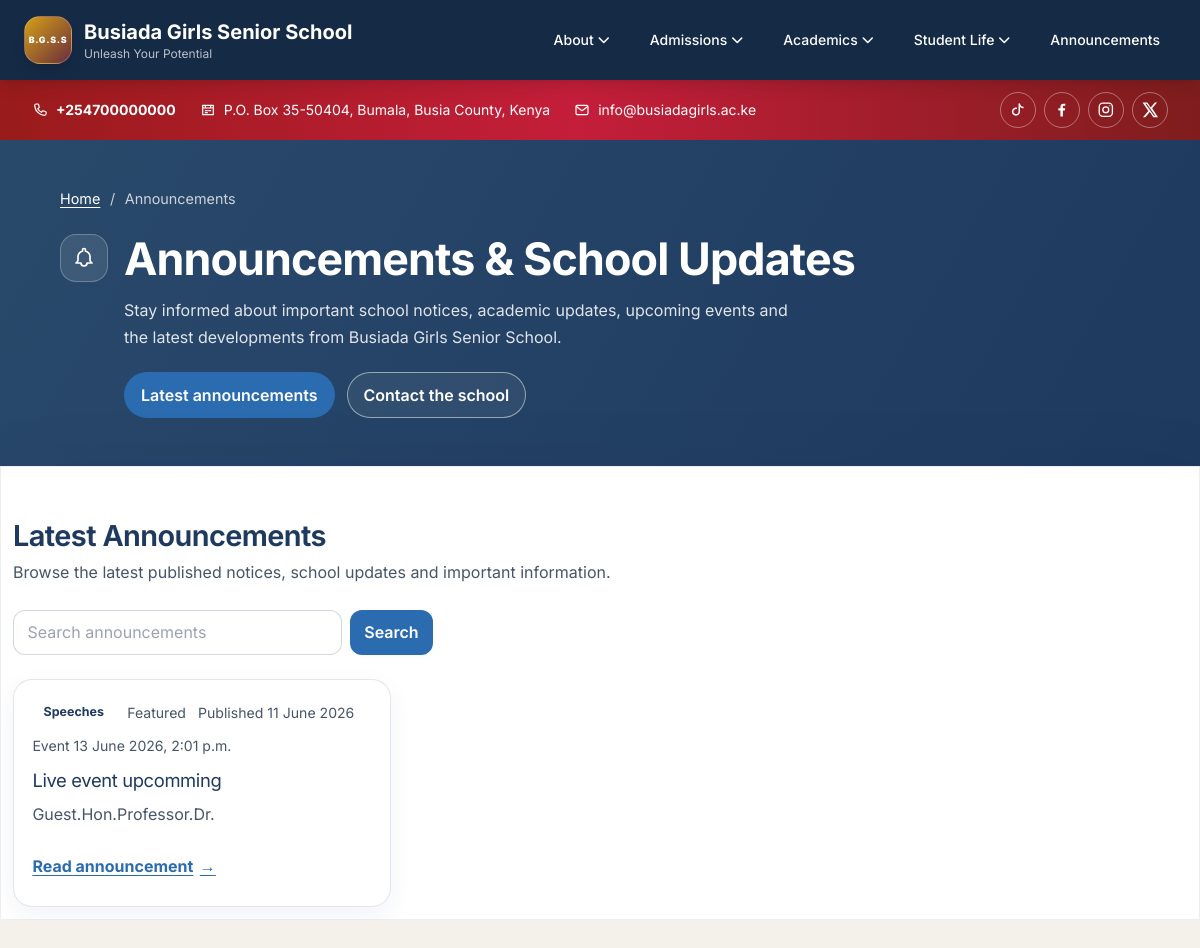
Page /announcements/ on the committed database.
### boarding/models.py (models this page shows, shortened)
class SiteSettings(models.Model):
    site_name = models.CharField(max_length=200, default='Busiada Girls Senior School')
    tagline = models.CharField(max_length=255, blank=True, default='Unleash Your Potential')
    phone_number = models.CharField(
        max_length=30,
        blank=True,
        default='+254700000000',
        help_text='School phone number shown in the red contact ribbon. Include the country code for click-to-call.',
    )
    logo = models.ImageField(
        upload_to='branding/',
        blank=True,
        null=True,
        validators=[validate_logo_file_size],
        help_text='Upload a square logo (PNG/SVG) max 2MB into media/branding/'
    )
    principal_name = models.CharField(max_length=200, blank=True, default='Principal Name', help_text='Full name of the principal')
    principal_title = models.CharField(max_length=100, blank=True, default='Principal', help_text='Principal title or position')
    principal_message = models.TextField(blank=True, default='', help_text='Rich text content for the principal message section')
    principal_image = models.ImageField(
        upload_to='principals/',
        blank=True,
        null=True,
        validators=[validate_image_file_size],
        help_text='Upload a principal portrait image (max 5MB, recommended 600x800 px)'
    )
    class Meta:
        verbose_name = 'Site settings'
        verbose_name_plural = 'Site settings'

class Announcement(models.Model):
    title = models.CharField(max_length=200)
    subtitle = models.CharField(max_length=255, blank=True)
    category = models.CharField(max_length=100, blank=True, default='General')
    content = models.TextField()
    image = models.ImageField(
        upload_to='announcements/',
        blank=True,
        null=True,
        validators=[validate_image_file_size]
    )
    date = models.DateField(auto_now_add=True)
    event_date = models.DateTimeField(blank=True, null=True, help_text='Optional countdown date for events')
    is_live_event = models.BooleanField(default=False)
    event_start = models.DateTimeField(blank=True, null=True, help_text='Start time for live events')
    event_end = models.DateTimeField(blank=True, null=True, help_text='End time for live events')
    event_location = models.CharField(max_length=255, blank=True, help_text='Optional location for the event')
    event_link = models.URLField(blank=True, help_text='Optional live event or registration link')
    video_url = models.URLField(blank=True, help_text='Optional video or livestream URL')
    document_link = models.URLField(blank=True, help_text='Optional external document link')
    document_label = models.CharField(max_length=200, blank=True, help_text='Optional label for the document link')
    is_active = models.BooleanField(default=True)
    is_featured = models.BooleanField(default=False)
    is_important = models.BooleanField(default=False)
    cta_text = models.CharField(max_length=80, blank=True, help_text='Optional CTA label')
    cta_link = models.URLField(blank=True, help_text='Optional CTA link')
    class Meta:
        ordering = ['-date']

### boarding/views.py (the view, shortened to what this page needs)
# urls.py: path('announcements/', views.announcements, name='announcements'),
def announcements(request):
    published_announcements = (
        Announcement.objects.filter(is_active=True)
        .annotate(trimmed_content=Trim('content'))
        .exclude(trimmed_content='')
        .order_by('-date', '-pk')
    )
    category_names = {}
    for value in published_announcements.order_by().values_list('category', flat=True).distinct():
        name = value.strip() or 'General'
        category_names.setdefault(name.casefold(), name)
    categories = sorted(category_names.values(), key=str.casefold)
    featured_announcement = (
        published_announcements.filter(is_featured=True).first()
        or published_announcements.first()
    )
    upcoming_events = published_announcements.filter(
        event_date__gt=timezone.now()
    ).order_by('event_date', '-date')[:4]
    selected_category = request.GET.get('category', '').strip()
    search_query = request.GET.get('q', '').strip()
    if search_query:
        published_announcements = published_announcements.filter(
            Q(title__icontains=search_query)
            | Q(subtitle__icontains=search_query)
            | Q(content__icontains=search_query)
        )
    has_separate_featured = bool(
        featured_announcement
        and not selected_category
        and not search_query
        and published_announcements.count() > 1
    )
    show_featured = has_separate_featured and request.GET.get('page', '1') == '1'
    if has_separate_featured:
        published_announcements = published_announcements.exclude(
            pk=featured_announcement.pk
        )
    page_obj = Paginator(published_announcements, 9).get_page(request.GET.get('page'))
    pagination_params = request.GET.copy()
    pagination_params.pop('page', None)
    for announcement in page_obj.object_list:
        announcement.safe_image_url = _safe_file_url(getattr(announcement, 'image', None))
    if featured_announcement:
        featured_announcement.safe_image_url = _safe_file_url(
            getattr(featured_announcement, 'image', None)
        )
    return render(request, 'boarding/announcements.html', {
        'announcements': page_obj.object_list,
        'page_obj': page_obj,
        'categories': categories,
        'selected_category': selected_category,
        'search_query': search_query,
        'featured_announcement': featured_announcement,
        'show_featured': show_featured,
        'upcoming_events': upcoming_events,
        'has_filters': bool(categories and len(categories) > 1),
        'pagination_query': pagination_params.urlencode(),
    })

### templates/boarding/announcements.html (shortened to what this page needs)
{% extends 'boarding/page_template.html' %}
{% block page_header %}
<header class="announcements-hero">
  <div class="announcements-hero-inner">
    <nav class="announcements-breadcrumb" aria-label="Breadcrumb">
      <a href="{% url 'home' %}">Home</a>
      <span aria-hidden="true">/</span>
      <span aria-current="page">Announcements</span>
    </nav>
    <div class="announcements-hero-copy">
      <span class="announcements-hero-icon" aria-hidden="true">
        <svg viewBox="0 0 24 24" fill="none" stroke="currentColor" stroke-width="1.7"><path stroke-linecap="round" stroke-linejoin="round" d="M15 17h5l-1.4-1.4A2 2 0 0 1 18 14.2V11a6 6 0 0 0-4.5-5.8V4a1.5 1.5 0 0 0-3 0v1.2A6 6 0 0 0 6 11v3.2a2 2 0 0 1-.6 1.4L4 17h5m6 0a3 3 0 0 1-6 0"/></svg>
      </span>
      <div>
        <h1>Announcements &amp; School Updates</h1>
        <p>Stay informed about important school notices, academic updates, upcoming events and the latest developments from Busiada Girls Senior School.</p>
        <div class="announcements-hero-actions">
          <a class="announcements-button announcements-button-primary" href="#latest-announcements">Latest announcements</a>
          <a class="announcements-button announcements-button-secondary" href="{% url 'contact_page' %}">Contact the school</a>
        </div>
      </div>
    </div>
  </div>
</header>
{% endblock %}
{% block page_content %}
<div class="announcements-page">
  <section id="latest-announcements" aria-labelledby="latest-announcements-heading" style="margin-top:2.5rem;">
    <div class="announcements-section-heading">
      <h2 id="latest-announcements-heading">Latest Announcements</h2>
      <p>Browse the latest published notices, school updates and important information.</p>
    </div>
    <div class="announcements-tools">
      <form class="announcements-search" method="get" action="{% url 'announcements' %}">
        <input id="announcement-search" type="search" name="q" value="{{ search_query }}" placeholder="Search announcements">
        <button type="submit">Search</button>
      </form>
    </div>
    {% if announcements %}
    <div class="announcements-grid" role="list">
      {% for announcement in announcements %}
      <article class="announcements-card" role="listitem">
        <div class="announcements-card-copy">
          <div class="announcements-meta">
            <span class="announcements-category">{{ announcement.category|default:'General' }}</span>
            {% if announcement.is_featured %}<span>Featured</span>{% endif %}
            <span>Published <time datetime="{{ announcement.date|date:'Y-m-d' }}">{{ announcement.date|date:"j F Y" }}</time></span>
            {% if announcement.event_date %}<span>Event <time datetime="{{ announcement.event_date|date:'c' }}">{{ announcement.event_date|date:"j F Y, g:i a" }}</time></span>{% endif %}
          </div>
          <h3>{{ announcement.title }}</h3>
          <p class="announcements-card-summary">{% if announcement.subtitle %}{{ announcement.subtitle }}{% else %}{{ announcement.content|striptags|truncatewords:30 }}{% endif %}</p>
          <a class="announcements-text-link" href="{% url 'announcement_detail' pk=announcement.pk %}">Read announcement <span aria-hidden="true">→</span></a>
        </div>
      </article>
      {% endfor %}
    </div>
    {% endif %}
  </section>
</div>
{% endblock %}

### templates/boarding/base.html (shortened to what this page needs)
<!DOCTYPE html>
<html lang="en">
<head>
    <script src="https://cdn.tailwindcss.com"></script>
   <link rel="stylesheet" href="https://cdnjs.cloudflare.com/ajax/libs/font-awesome/6.5.2/css/all.min.css">
   <link rel="stylesheet" href="https://cdnjs.cloudflare.com/ajax/libs/bootstrap-icons/1.11.3/font/bootstrap-icons.min.css">
</head>
<body class="bg-sky-50 text-zinc-900">
    <nav class="site-nav bg-[#152A45] text-white fixed top-0 z-50 shadow-lg">
        <div class="nav-shell mx-auto px-3 sm:px-6">
            <div class="flex items-center justify-between gap-3 py-3 sm:py-4 min-h-[4rem]">
                <a href="{% url 'home' %}" class="brand-wrap flex items-center gap-3 hover:scale-[1.02] transition-transform">
                    <div class="flex h-11 w-11 flex-shrink-0 items-center justify-center whitespace-nowrap rounded-2xl border border-white/20 bg-gradient-to-br from-[#D4A017] to-[#6B2D3C] text-[0.55rem] font-black leading-none tracking-[0.08em] text-white shadow-lg shadow-black/10 md:h-12 md:w-12">B.G.S.S</div>
                    <div class="min-w-0">
                        <span class="brand-title font-bold text-sm sm:text-base md:text-xl">Busiada Girls Senior School</span>
                        <span class="brand-subtitle block text-xs text-white/70">Unleash Your Potential</span>
                    </div>
                </a>
                <div class="hidden lg:flex items-center gap-x-2 text-sm font-medium">
                    <div class="desktop-nav-item relative group">
                        <button type="button" class="nav-dropdown-trigger px-4 py-2 hover:bg-[#4A90C8] rounded-xl flex items-center gap-1 transition-all" data-dropdown-target="about-menu" aria-expanded="false" aria-controls="about-menu">About <i class="fa-solid fa-chevron-down text-xs"></i></button>
                    </div>
                    <div class="desktop-nav-item relative group">
                        <button type="button" class="nav-dropdown-trigger px-4 py-2 hover:bg-[#4A90C8] rounded-xl flex items-center gap-1 transition-all" data-dropdown-target="admissions-menu" aria-expanded="false" aria-controls="admissions-menu">Admissions <i class="fa-solid fa-chevron-down text-xs"></i></button>
                    </div>
                    <div class="desktop-nav-item relative group">
                        <button type="button" class="nav-dropdown-trigger px-4 py-2 hover:bg-[#4A90C8] rounded-xl flex items-center gap-1 transition-all" data-dropdown-target="academics-menu" aria-expanded="false" aria-controls="academics-menu">Academics <i class="fa-solid fa-chevron-down text-xs"></i></button>
                    </div>
                    <div class="desktop-nav-item relative group">
                        <button type="button" class="nav-dropdown-trigger px-4 py-2 hover:bg-[#4A90C8] rounded-xl flex items-center gap-1 transition-all" data-dropdown-target="student-life-menu" aria-expanded="false" aria-controls="student-life-menu">Student Life <i class="fa-solid fa-chevron-down text-xs"></i></button>
                    </div>
                    <a href="{% url 'announcements' %}" class="desktop-nav-item px-4 py-2 hover:bg-[#4A90C8] rounded-xl transition-all">Announcements</a>
                </div>
            </div>
        </div>
    </nav>
    <section class="site-utility-bar text-white" aria-label="School contact information and social media">
        <div class="utility-bar-inner mx-auto flex max-w-7xl flex-wrap items-center justify-between gap-x-6 gap-y-3 px-4 py-3 text-sm sm:px-6 lg:px-8">
            <div class="flex flex-wrap items-center gap-x-6 gap-y-2">
                {% if site_settings.phone_number %}
                <a href="tel:{{ site_settings.phone_number_href }}" class="utility-phone-link" aria-label="Call the school at {{ site_settings.phone_number }}">
                    <span>{{ site_settings.phone_number }}</span>
                </a>
                {% endif %}
                <span class="hidden items-center gap-2 md:inline-flex">
                    <svg class="h-4 w-4 shrink-0" viewBox="0 0 24 24" fill="none" stroke="currentColor" stroke-width="1.8" aria-hidden="true"><path stroke-linecap="round" stroke-linejoin="round" d="M4 5h16v14H4zM4 9h16M8 5v4m8-4v4M8 13h3m2 0h3M8 16h3"/></svg>
                    <span>P.O. Box 35-50404, Bumala, Busia County, Kenya</span>
                </span>
                <a href="mailto:info@busiadagirls.ac.ke" class="hidden items-center gap-2 transition hover:text-white/80 md:inline-flex">
                    <svg class="h-4 w-4 shrink-0" viewBox="0 0 24 24" fill="none" stroke="currentColor" stroke-width="1.8" aria-hidden="true"><rect x="3" y="5" width="18" height="14" rx="2"/><path stroke-linecap="round" stroke-linejoin="round" d="m4 7 8 6 8-6"/></svg>
                    <span>info@busiadagirls.ac.ke</span>
                </a>
            </div>
            <div class="flex items-center gap-2" aria-label="Social media">
                <a href="https://www.tiktok.com/" target="_blank" rel="noopener noreferrer" aria-label="TikTok" class="utility-social-link">
                    <svg viewBox="0 0 24 24" fill="none" stroke="currentColor" stroke-width="2" aria-hidden="true"><path stroke-linecap="round" stroke-linejoin="round" d="M14 4v10.5a4.5 4.5 0 1 1-4-4.47M14 4c.6 3.1 2.4 4.8 5 5"/></svg>
                </a>
                <a href="https://www.facebook.com/" target="_blank" rel="noopener noreferrer" aria-label="Facebook" class="utility-social-link">
                    <svg viewBox="0 0 24 24" fill="currentColor" aria-hidden="true"><path d="M13.5 21v-8h2.7l.4-3h-3.1V8.1c0-.9.3-1.5 1.6-1.5h1.7V3.9c-.3 0-1.3-.1-2.5-.1-2.5 0-4.2 1.5-4.2 4.3V10H7.3v3h2.8v8h3.4Z"/></svg>
                </a>
                <a href="https://www.instagram.com/" target="_blank" rel="noopener noreferrer" aria-label="Instagram" class="utility-social-link">
                    <svg viewBox="0 0 24 24" fill="none" stroke="currentColor" stroke-width="1.8" aria-hidden="true"><rect x="3" y="3" width="18" height="18" rx="5"/><circle cx="12" cy="12" r="4"/><circle cx="17.5" cy="6.5" r=".8" fill="currentColor" stroke="none"/></svg>
                </a>
                <a href="https://x.com/" target="_blank" rel="noopener noreferrer" aria-label="X" class="utility-social-link">
                    <svg viewBox="0 0 24 24" fill="currentColor" aria-hidden="true"><path d="M18.9 2H22l-6.8 7.8L23.2 22h-6.3L12 14.9 5.8 22H2.7l7.3-8.4L2.2 2h6.5l4.5 6.7L18.9 2Zm-1.1 18h1.7L7.7 3.9H5.9L17.8 20Z"/></svg>
                </a>
            </div>
        </div>
    </section>
    <main class="site-main w-full overflow-x-hidden">
            {% block content %}{% endblock %}
    </main>
</body>
</html>

### rows in the picture
SiteSettings: phone_number "+254700000000"
Announcement: category "Speeches", is_featured "Featured", date "11 June 2026", event_date "13 June 2026, 2:01 p.m.", title "Live event upcomming", subtitle "Guest.Hon.Professor.Dr."
